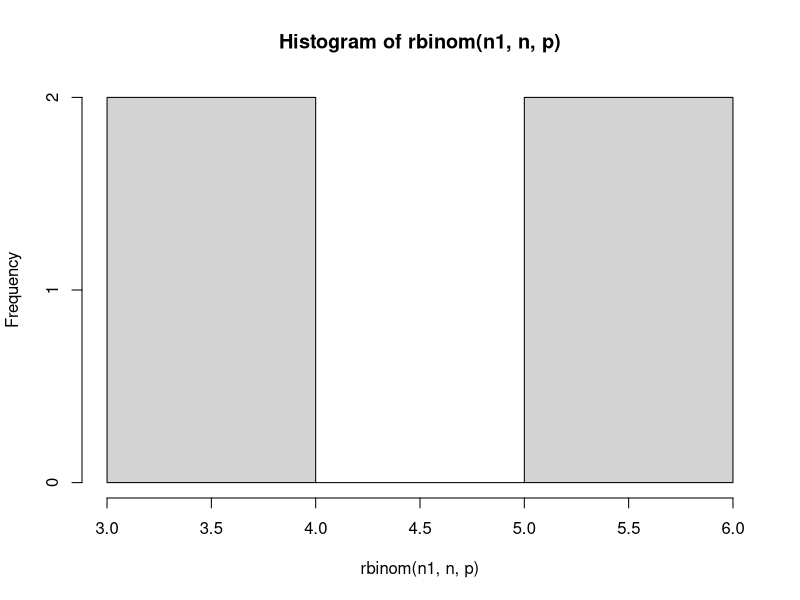

R code for this plot:
n = 20
p = 0.2

# 2.a
n1 = 4
res = dbinom(n1, n, p)

# 2.b
hist(rbinom(n1, n, p))

# 2.c
Rataan = n*p
Rataan

Varian = p*(1-p)
Varian